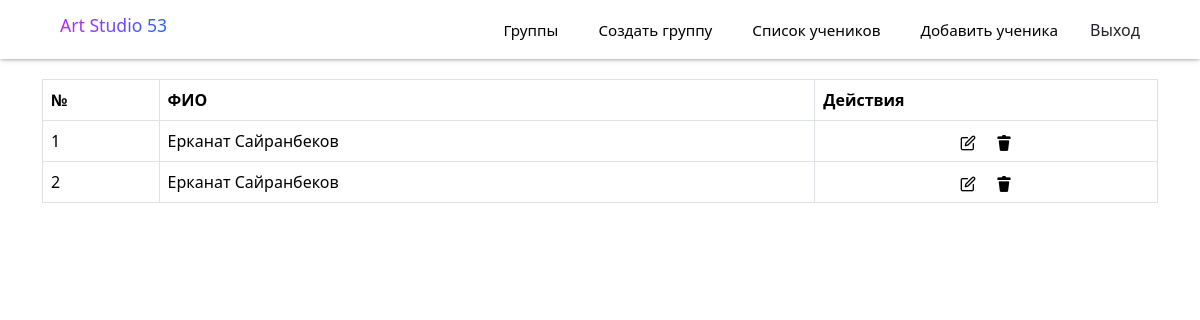
Page /list_customer/ (signed in) on the committed database.
### app/models.py (models this page shows, shortened)
class Customer(models.Model):
    first_name = models.CharField(max_length=100, verbose_name='Имя')
    last_name = models.CharField(max_length=100, verbose_name='Фамилия')
    date_of_birth = models.DateField(verbose_name='Дата рождения')
    phone_number = models.CharField(max_length=20, verbose_name='Номер телефона')
    group = models.ForeignKey(Group, on_delete=models.CASCADE, verbose_name='Группа')
    class Meta:
        verbose_name = 'Клиент'
        verbose_name_plural = 'Клиенты'

### app/views.py (the view)
# urls.py: path('list_customer/', ListCustomerView.as_view(), name='list_customer'),
class ListCustomerView(LoginRequiredMixin, ListView):
    model = Customer
    login_url = reverse_lazy('login')
    template_name = 'customer_list.html'
    context_object_name = 'customers'
    def get_queryset(self):
        return Customer.objects.all()

### templates/customer_list.html
{% extends 'base.html' %}
{% load static %}
{% block content %}
    <div class="table-responsive">
        <table class="table table-bordered table-hover">
            <thead class="thead-light">
                <tr>
                    <th>№</th>
                    <th scope="col">ФИО</th>
                    <th scope="col">Действия</th>
                </tr>
            </thead>
            <tbody>
                {% for customer in customers %}
                <tr>
                    <td>{{ forloop.counter }}</td>
                    <td>
                        <a href="{% url 'customer_detail' customer.id %}">
                            {{ customer.first_name }} {{ customer.last_name }}
                        </a>
                    </td>
                    <td>
                        <div class="actions">
                            <a href="{% url 'update_customer' customer.id %}">
                                <img src="{% static 'img/edit.png' %}" alt="edit">
                            </a>
                            <a href="{% url 'delete_customer' customer.id %}">
                                <img src="{% static 'img/remove.png' %}" alt="remove">
                            </a>
                        </div>
                    </td>
                </tr>
                {% endfor %}
            </tbody>
        </table>
    </div>
{% endblock %}

### static/css/base.css (style rules this page uses)
* { box-sizing: border-box; -webkit-font-smoothing: antialiased; -moz-osx-font-smoothing: grayscale; }
body { padding: 0; margin: 0; font-family: "Poppins", sans-serif; }
a { text-decoration: none !important; color: #000 !important; }
.actions { display: flex; gap: 20px; justify-content: center; }

### rows in the picture
Customer: first_name "Ерканат", last_name "Сайранбеков"
Customer: first_name "Ерканат", last_name "Сайранбеков"
